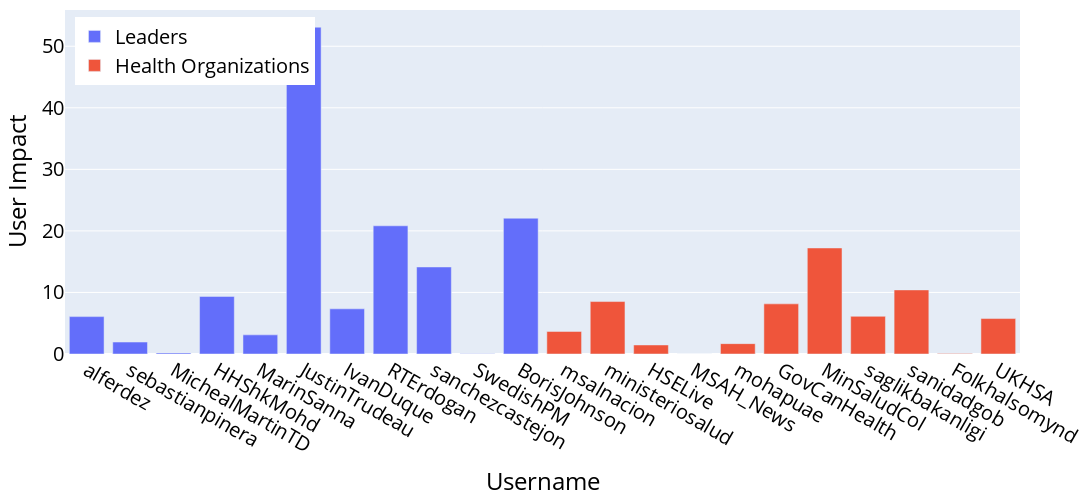

Notebook code for this chart:
### Code cell
fig = px.bar(user_info_df, x='username', y='impact', color='group', width=1200, height=500)
fig.update_layout(yaxis_title = 'User Impact', xaxis_title = 'Username',
    font = dict(
        size = 20,
        color = '#000000'
    ),
    # autosize = True,
    legend=dict(
        x=0.01,
        y=0.98,
        title_text='',
        traceorder='normal',
        font=dict(
            size=20,),
    ),
    margin = dict(
        l = 10,
        b = 10,
        r = 10,
        t = 10
    ), 
    # legend_title_text = 'Type of Organization'
)
fig.show()
#fig.write_image('user-impact.pdf', engine='kaleido')
#fig.write_image('user-impact.png', engine='kaleido')
# fig.write_image('user-impact.html', engine='kaleido')

### Figure 1 — Plotly figure (JSON) as saved in the notebook; plotly's stock layout.template omitted (floating-point values rounded to 4 significant figures)
{"data": [{"alignmentgroup": "True", "hovertemplate": "group=Leaders<br>username=%{x}<br>impact=%{y}<extra></extra>", "legendgroup": "Leaders", "marker": {"color": "#636efa", "pattern": {"shape": ""}}, "name": "Leaders", "offsetgroup": "Leaders", "orientation": "v", "showlegend": true, "textposition": "auto", "type": "bar", "x": ["alferdez", "sebastianpinera", "MichealMartinTD", "HHShkMohd", "MarinSanna", "JustinTrudeau", "IvanDuque", "RTErdogan", "sanchezcastejon", "SwedishPM", "BorisJohnson"], "xaxis": "x", "y": [6.073, 1.94, 0.1825, 9.358, 3.11, 53.09, 7.337, 20.83, 14.14, 0.05328, 22.06], "yaxis": "y"}, {"alignmentgroup": "True", "hovertemplate": "group=Health Organizations<br>username=%{x}<br>impact=%{y}<extra></extra>", "legendgroup": "Health Organizations", "marker": {"color": "#EF553B", "pattern": {"shape": ""}}, "name": "Health Organizations", "offsetgroup": "Health Organizations", "orientation": "v", "showlegend": true, "textposition": "auto", "type": "bar", "x": ["msalnacion", "ministeriosalud", "HSELive", "MSAH_News", "mohapuae", "GovCanHealth", "MinSaludCol", "saglikbakanligi", "sanidadgob", "Folkhalsomynd", "UKHSA"], "xaxis": "x", "y": [3.666, 8.521, 1.469, 0.007578, 1.684, 8.147, 17.23, 6.122, 10.41, 0.06145, 5.759], "yaxis": "y"}], "layout": {"barmode": "relative", "font": {"color": "#000000", "size": 20}, "height": 500, "legend": {"font": {"size": 20}, "title": {"text": ""}, "tracegroupgap": 0, "traceorder": "normal", "x": 0.01, "y": 0.98}, "margin": {"b": 10, "l": 10, "r": 10, "t": 10}, "width": 1200, "xaxis": {"anchor": "y", "domain": [0, 1], "title": {"text": "Username"}}, "yaxis": {"anchor": "x", "domain": [0, 1], "title": {"text": "User Impact"}}}}
